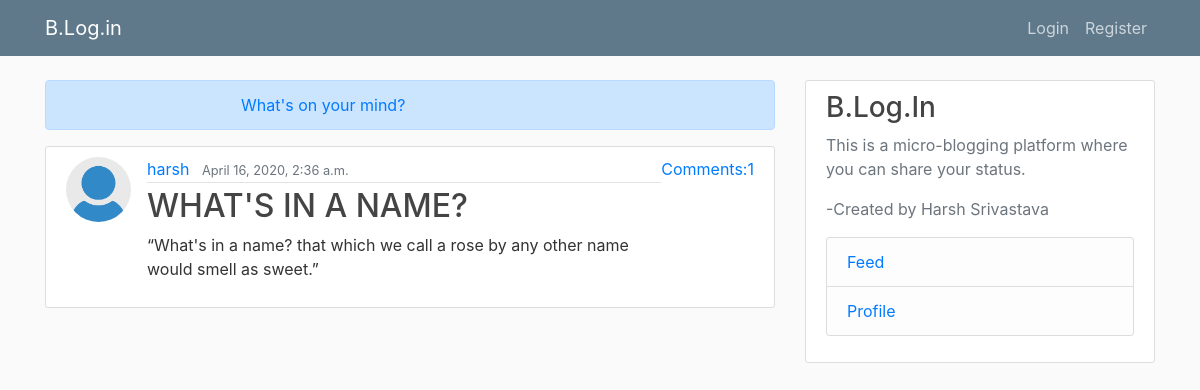
Screenshot of /blog/ with the database file from the repository.
### blog/models.py (models this page shows, shortened)
class Post(models.Model):
    title=models.CharField(max_length=100)
    content=models.CharField(max_length=280)
    author=models.ForeignKey(User,on_delete=models.CASCADE)
    date_posted=models.DateTimeField(default=timezone.now)

### users/models.py (models this page shows, shortened)
class Profile(models.Model):
    user=models.OneToOneField(User,on_delete=models.CASCADE,unique=True)
    profile_pic=models.ImageField(default="default.jpg",upload_to="profile_pics")

### blog/views.py (the view)
# urls.py: path('',PostListView.as_view(),name="blog-home"),
class PostListView(ListView):
    model=Post
    template_name="blog/home.html"
    ordering=['-date_posted']
    context_object_name="posts"
    paginate_by=5

### blog/templates/blog/home.html (shortened to what this page needs)
{% extends 'blog/base.html' %}
{% block content %}
		<div class="alert alert-primary" role="alert">
		  <a style="padding-left:175px" href={% url 'post-create' %}>What's on your mind?</a>
		</div>
		{% for post in posts %}
			<article class="media content-section">
			<img class="rounded-circle article-img" src="{{post.author.profile.profile_pic.url}}">
			  <div class="media-body">
				<div class="article-metadata">
				  <a class="mr-2" href="{% url 'user-posts' post.author.username %}">{{ post.author }}</a>
				  <small class="text-muted">{{ post.date_posted }}</small>
				</div>
				<h2><a class="article-title" href="{% url 'post-detail' post.id %}">{{ post.title }}</a></h2>
				<p class="article-content">{{ post.content }}</p>
			  </div>
			  <a href="{% url 'comment-detail' post.id %}">Comments:{{post.comments.count}}</a>
			</article>
		{% endfor %}
{% endblock %}

### blog/static/blog/main.css (style rules this page uses)
body { background: #fafafa; color: #333333; margin-top: 5rem; }
h1, h2, h3, h4, h5, h6 { color: #444444; }
.content-section { background: #ffffff; padding: 10px 20px; border: 1px solid #dddddd; border-radius: 3px; margin-bottom: 20px; }
.article-title { color: #444444; }
.article-content { white-space: pre-line; }
.article-img { height: 65px; width: 65px; margin-right: 16px; }
.article-metadata { padding-bottom: 1px; margin-bottom: 4px; border-bottom: 1px solid #e3e3e3 }

### rows the page displays
Post: author.profile.profile_pic (placeholder picture), author "harsh", date_posted "April 16, 2020, 2:36 a.m.", title "WHAT'S IN A NAME?", content "“What's in a name? that which we call a rose by any other name would smell as sweet.”", comments.count "1"
